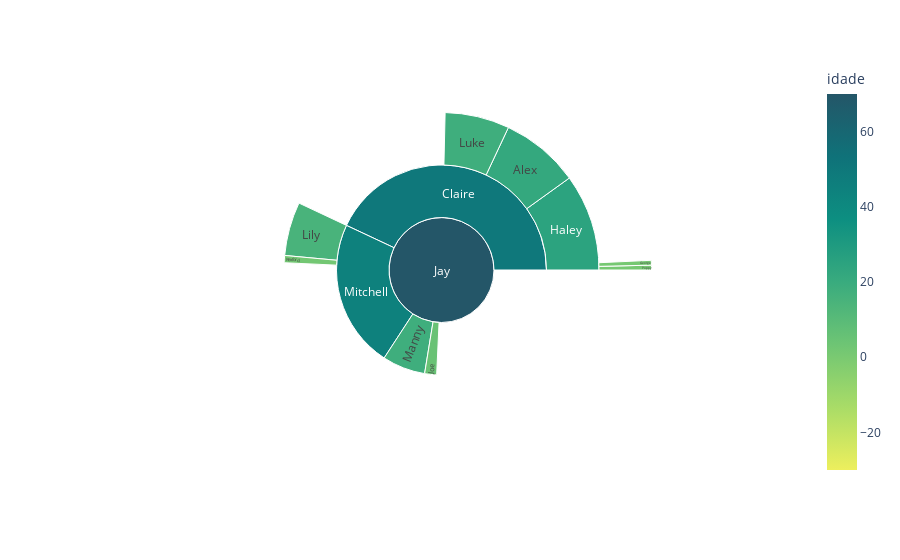

Notebook source saved alongside this figure:
### Markdown cell above
# Gráfico

### Code cell
fig = px.sunburst(dados,
                 names = "personagem",
                 parents = "pai_mae",
                 values = "idade",
                 color = "idade",
                 color_continuous_scale = "aggrnyl_r",
                 color_continuous_midpoint = 20)

fig.show()

### Figure 1 — Plotly figure (JSON) as saved in the notebook; plotly's stock layout.template omitted (floating-point values rounded to 4 significant figures)
{"data": [{"domain": {"x": [0, 1], "y": [0, 1]}, "hovertemplate": "personagem=%{label}<br>idade=%{color}<br>pai_mae=%{parent}<extra></extra>", "labels": ["Jay", "Claire", "Mitchell", "Manny", "Joe", "Lily", "Rexford", "Haley", "Alex", "Luke", "Poppy", "George"], "marker": {"coloraxis": "coloraxis", "colors": [70, 50, 45, 18, 5, 15, 2, 25, 22, 18, 1, 1]}, "name": "", "parents": ["", "Jay", "Jay", "Jay", "Jay", "Mitchell", "Mitchell", "Claire", "Claire", "Claire", "Haley", "Haley"], "type": "sunburst", "values": [70, 50, 45, 18, 5, 15, 2, 25, 22, 18, 1, 1]}], "layout": {"coloraxis": {"cmid": 20, "colorbar": {"title": {"text": "idade"}}, "colorscale": [[0, "rgb(237, 239, 93)"], [0.1667, "rgb(169, 220, 103)"], [0.3333, "rgb(110, 197, 116)"], [0.5, "rgb(57, 171, 126)"], [0.6667, "rgb(13, 143, 129)"], [0.8333, "rgb(15, 114, 121)"], [1, "rgb(36, 86, 104)"]]}, "legend": {"tracegroupgap": 0}, "margin": {"t": 60}}}
